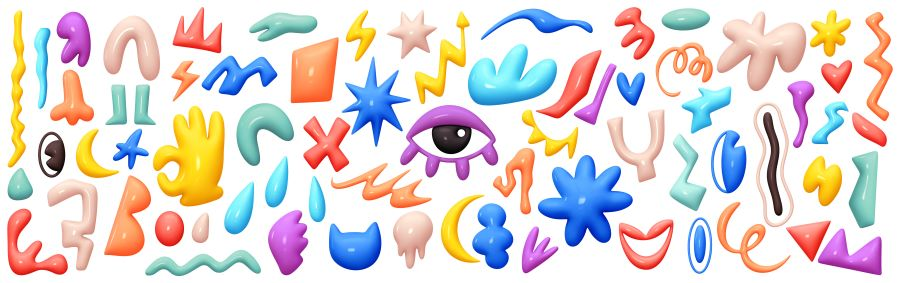
#> input picture Exercices/Data/image_05.jpg, 900 x 283 px
$ python 03_02_Appliquer_le_Thresholding_adaptatif.py
#> lines starting #> are read from the running program, lines starting #| are printed output that depends on the picture; after the words box and inside, x2 and y2 are one past the last pixel; in counts of white or black regions, pixels touching at a corner belong together
import numpy as np
import cv2

img = cv2.imread('../../Data/image_05.jpg',0)
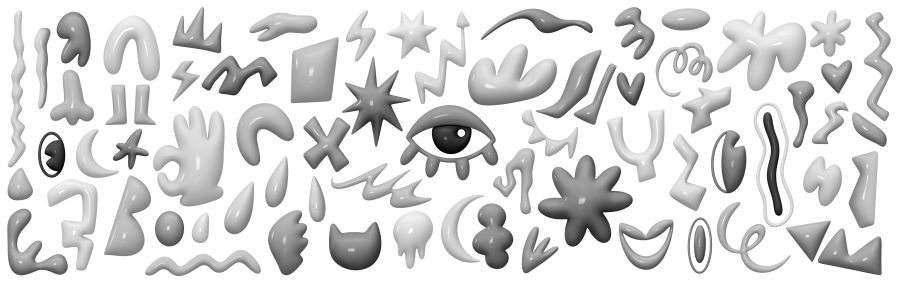
#> img: shape (283, 900); min 0, max 255, mean 217.9

cv2.imshow("Original",img)

thresh = 150


ret, thresh_1 = cv2.threshold(img,thresh,255,cv2.THRESH_BINARY)
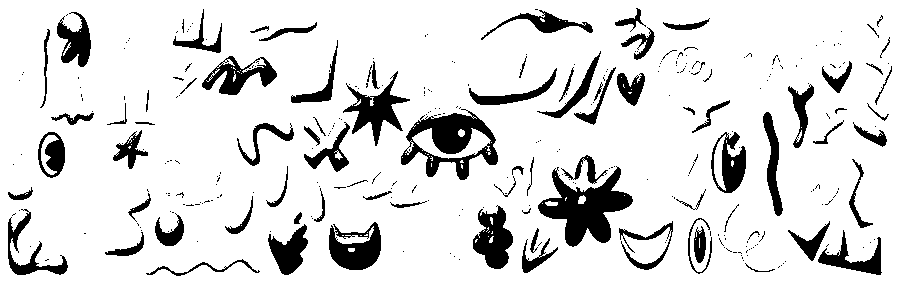
#> thresh_1: shape (283, 900); 86.5% white; 332 black regions (250 under 20 px), largest, box (x1, y1, x2, y2) and area: (538, 166, 633, 247) 3453, (401, 109, 498, 180) 2953, (343, 71, 410, 146) 1571
#> ret = 150
cv2.imshow("Thresholding simple",thresh_1)


thres_2 = cv2.adaptiveThreshold(img, 255, cv2.ADAPTIVE_THRESH_GAUSSIAN_C, cv2.THRESH_BINARY, 111, 1)
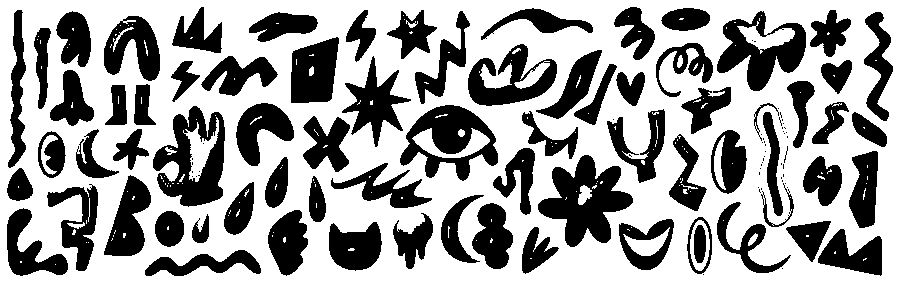
#> thres_2: shape (283, 900); 62.5% white; 120 black regions (47 under 20 px), largest, box (x1, y1, x2, y2) and area: (538, 155, 633, 247) 4452, (153, 106, 225, 207) 3881, (400, 105, 498, 181) 3585
cv2.imshow("Thersholding adaptatif block=111",thres_2)


cv2.waitKey(0)
cv2.destroyAllWindows()

$ run again, with Exercices/Data/image_00.jpg copied over Exercices/Data/image_05.jpg
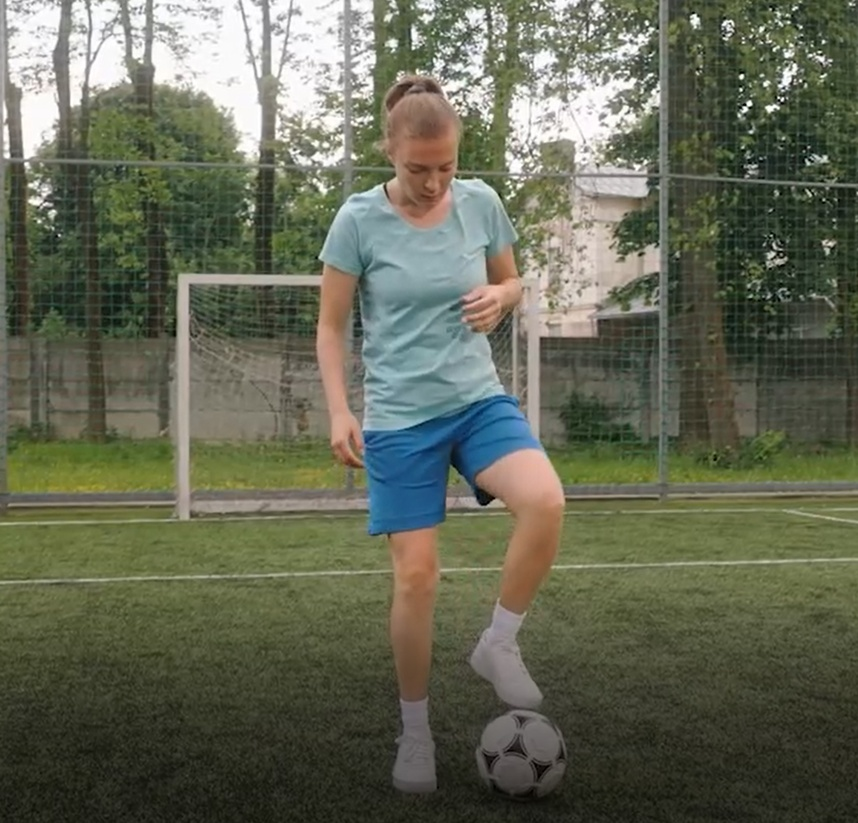
#> input picture Exercices/Data/image_00.jpg, 858 x 823 px, shrunk from 1682 x 1613 before the run
#> `ret, thresh_1 = cv2.threshold(img,thresh,255,cv2.THRESH_BINARY)`:
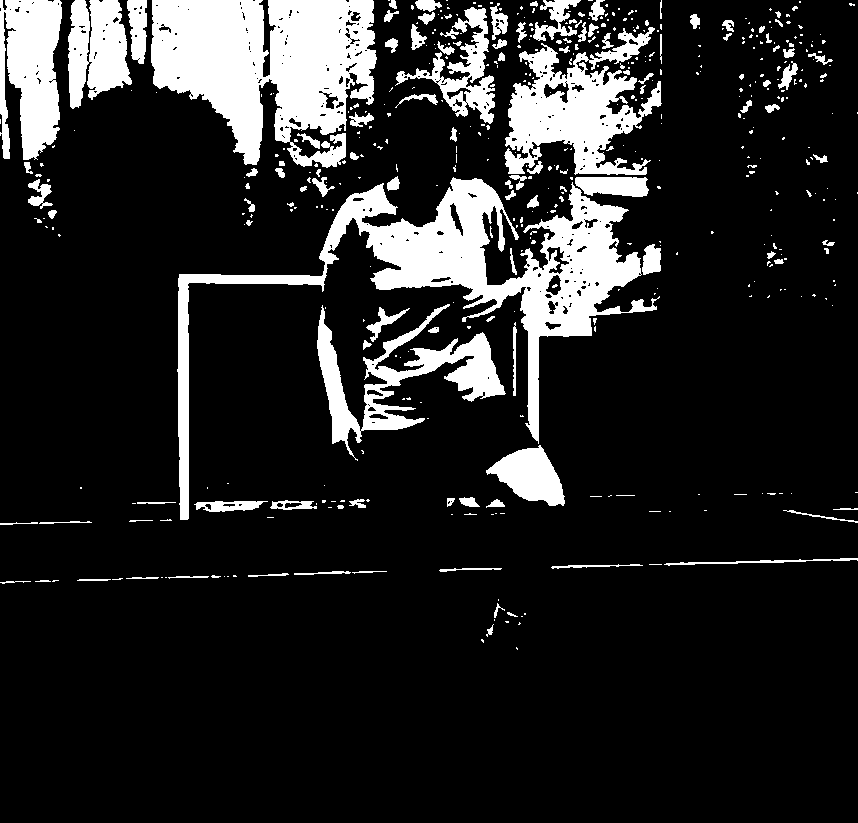
#> thresh_1: shape (823, 858); 14.9% white; 491 white regions (367 under 20 px), largest, box (x1, y1, x2, y2) and area: (177, 177, 660, 520) 27381, (151, 0, 377, 168) 25275, (504, 27, 662, 175) 11261
#> ret = 150
#> `thres_2 = cv2.adaptiveThreshold(img, 255, cv2.ADAPTIVE_THRESH_GAUSSIAN..`:
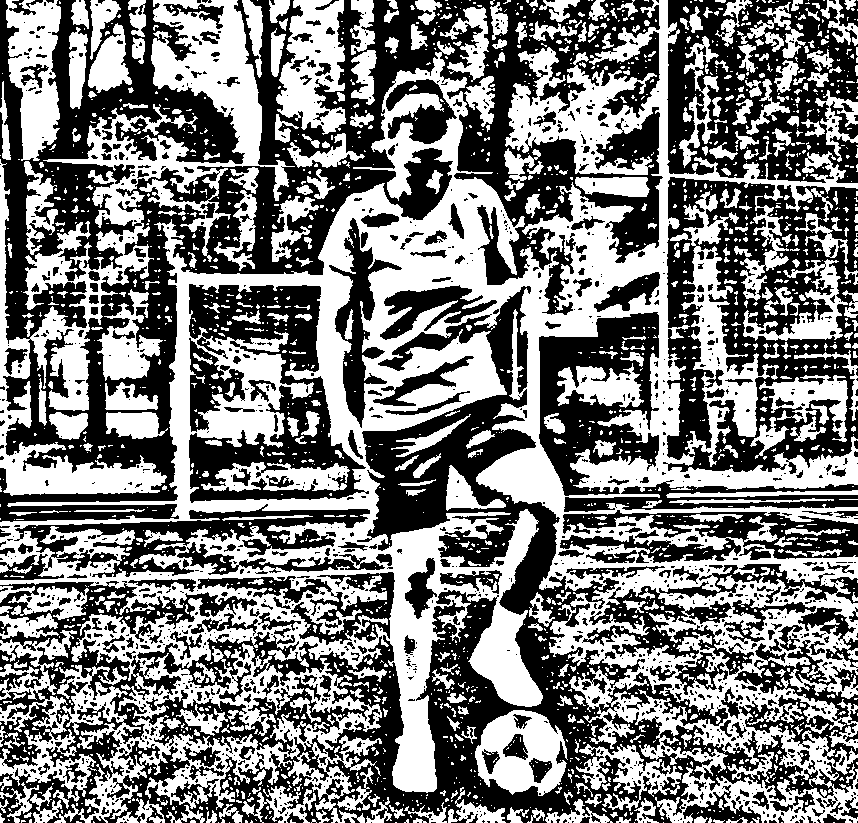
#> thres_2: shape (823, 858); 48.7% white; 2065 white regions (1620 under 20 px), largest, box (x1, y1, x2, y2) and area: (0, 0, 858, 823) 200491, (0, 0, 295, 496) 32227, (6, 0, 61, 161) 5669

$ run again, with Exercices/Data/image_01.jpg copied over Exercices/Data/image_05.jpg
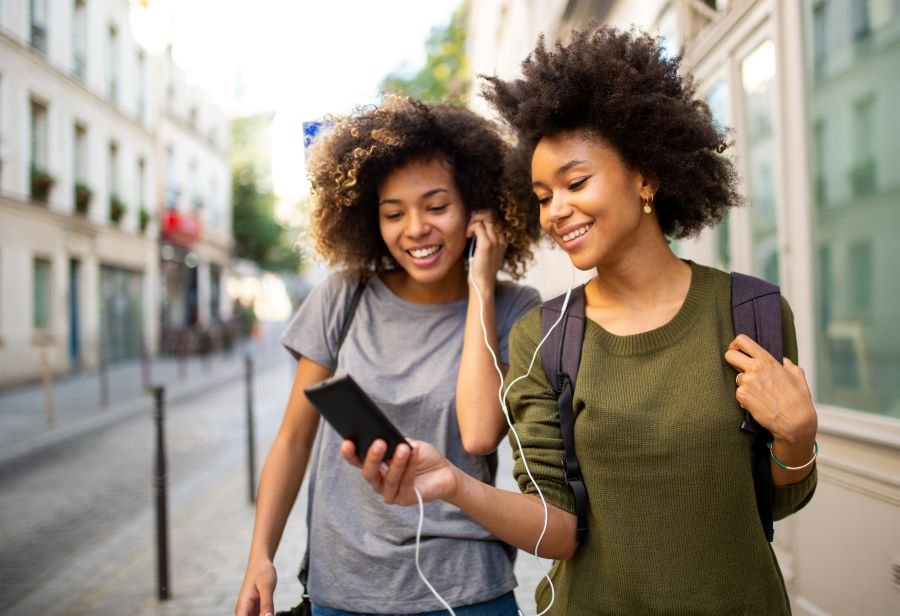
#> input picture Exercices/Data/image_01.jpg, 900 x 616 px
#> `ret, thresh_1 = cv2.threshold(img,thresh,255,cv2.THRESH_BINARY)`:
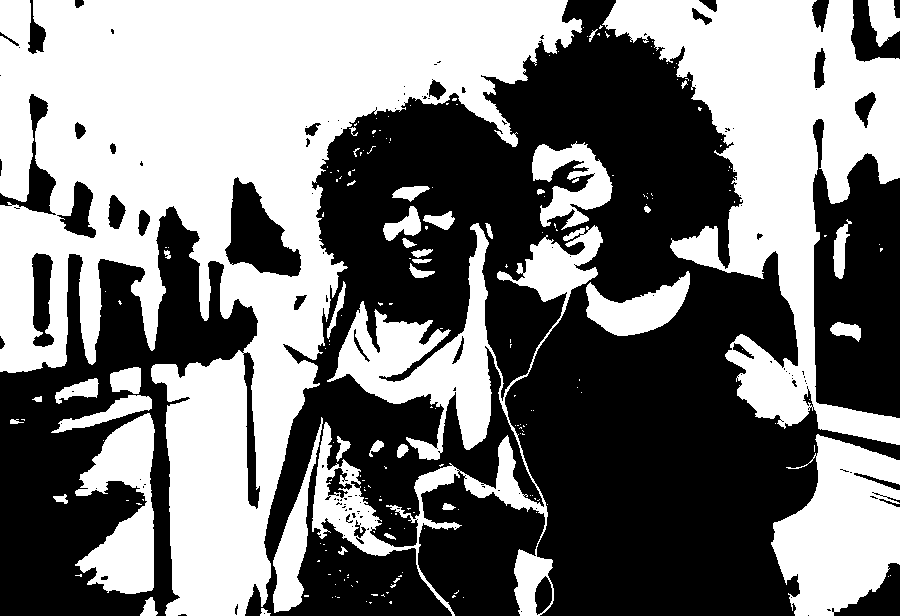
#> thresh_1: shape (616, 900); 47.9% white; 208 white regions (165 under 20 px), largest, box (x1, y1, x2, y2) and area: (0, 0, 582, 616) 144366, (602, 0, 900, 445) 52376, (312, 223, 603, 616) 26657
#> ret = 150
#> `thres_2 = cv2.adaptiveThreshold(img, 255, cv2.ADAPTIVE_THRESH_GAUSSIAN..`:
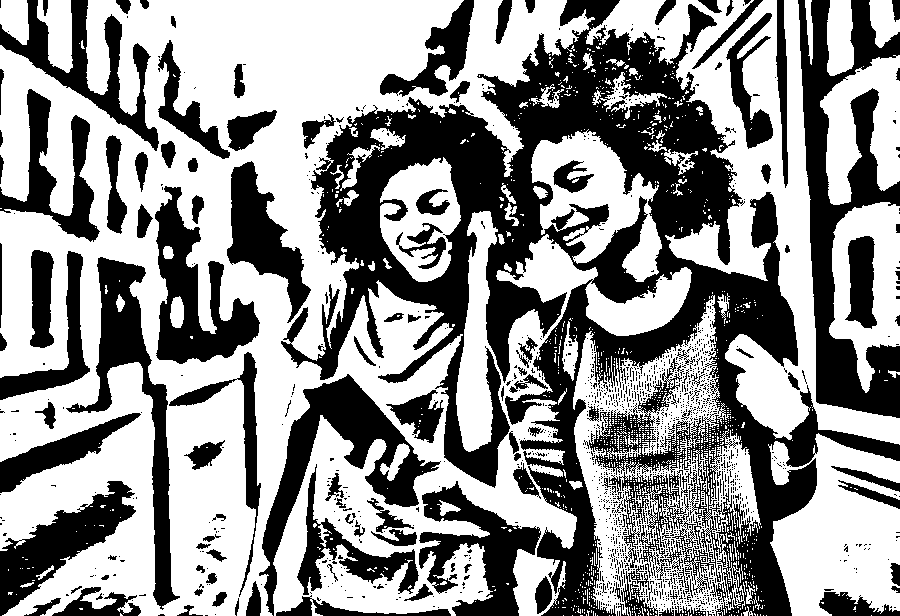
#> thres_2: shape (616, 900); 57.2% white; 1555 black regions (1410 under 20 px), largest, box (x1, y1, x2, y2) and area: (281, 0, 900, 616) 108872, (798, 0, 900, 418) 17615, (259, 374, 441, 616) 9873

$ run again, with Exercices/Data/image_02.jpg copied over Exercices/Data/image_05.jpg
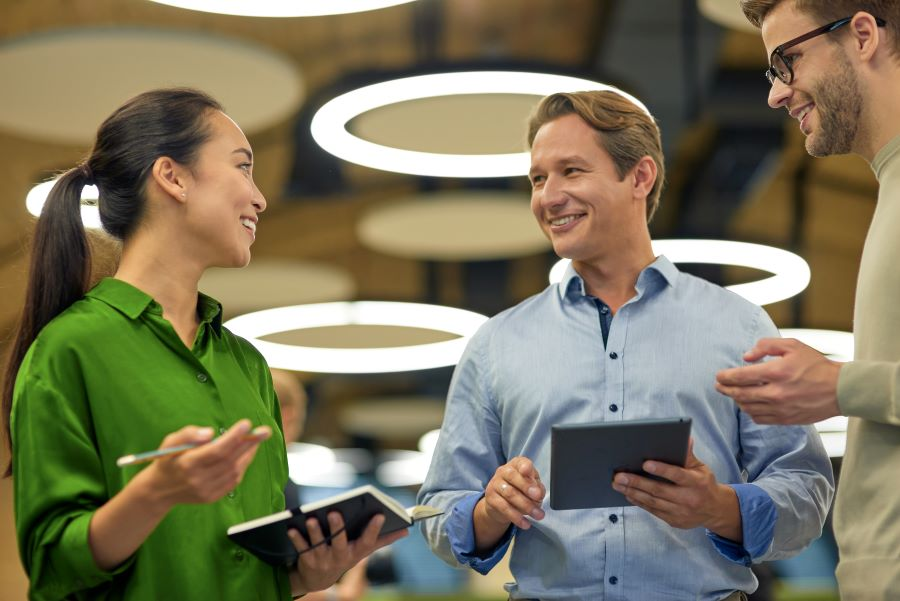
#> input picture Exercices/Data/image_02.jpg, 900 x 601 px
#> `ret, thresh_1 = cv2.threshold(img,thresh,255,cv2.THRESH_BINARY)`:
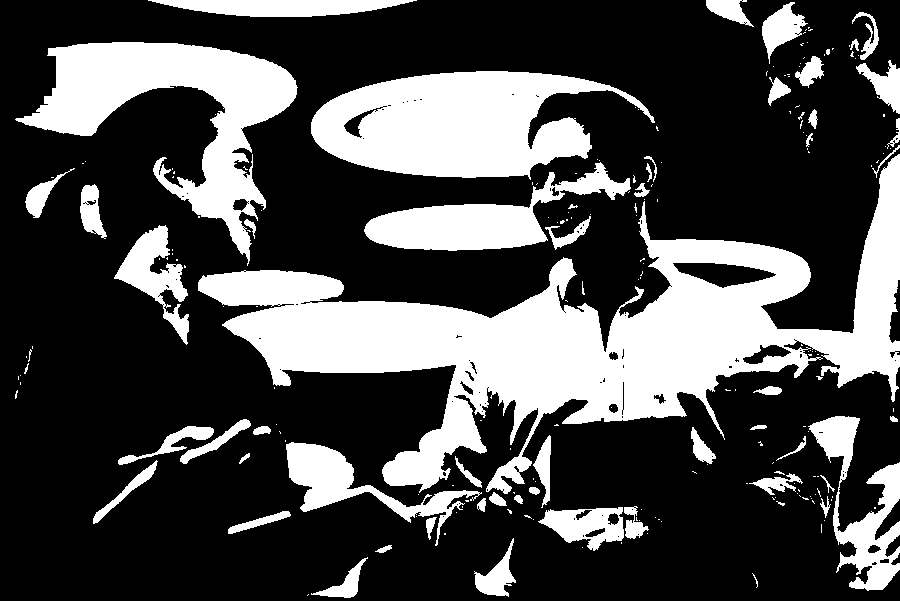
#> thresh_1: shape (601, 900); 29.4% white; 216 white regions (159 under 20 px), largest, box (x1, y1, x2, y2) and area: (198, 154, 900, 494) 72180, (311, 71, 655, 180) 23056, (15, 42, 298, 266) 21041
#> ret = 150
#> `thres_2 = cv2.adaptiveThreshold(img, 255, cv2.ADAPTIVE_THRESH_GAUSSIAN..`:
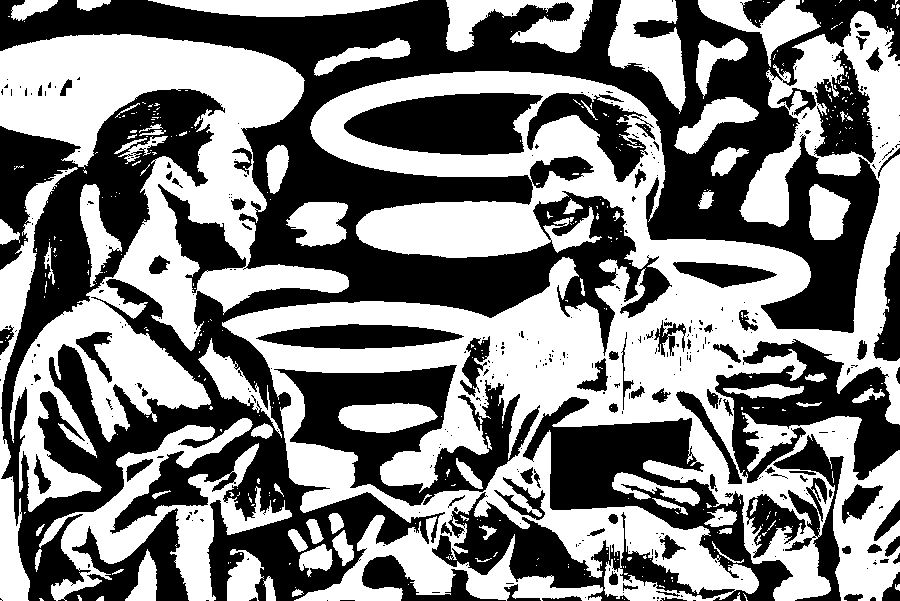
#> thres_2: shape (601, 900); 50% white; 381 black regions (292 under 20 px), largest, box (x1, y1, x2, y2) and area: (0, 0, 900, 601) 166577, (432, 397, 793, 601) 24527, (274, 365, 540, 506) 15091
